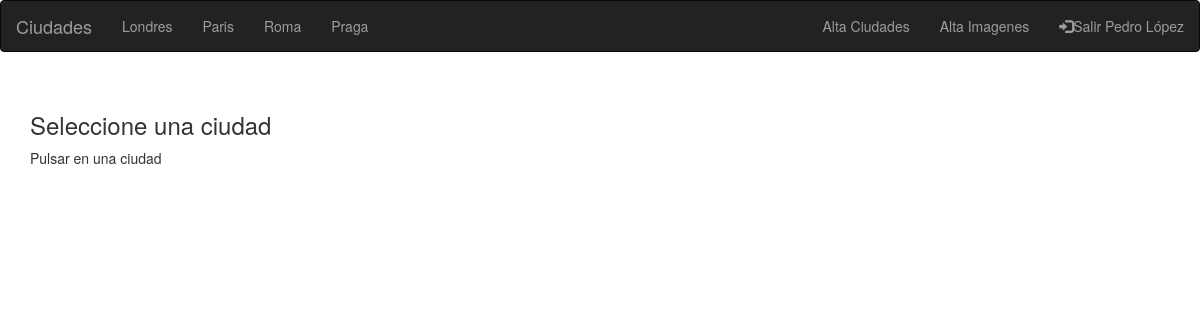
Page /index.php (signed in) on the committed database.
### tables this page shows
CREATE TABLE `tbciudades` (
  `id` int(3) NOT NULL,
  `ciudad` varchar(200) NOT NULL,
  `descripcion` varchar(800) NOT NULL,
  `activo` tinyint(1) NOT NULL
);

### dameCiudades.php (called while the page is built, shortened)
<?php
$servername = "localhost";
$username = "root";
$password = "";
$dbname = "ciudades";;
    try {
        $conn = new PDO("mysql:host=$servername;dbname=$dbname", $username, $password);
        $conn->setAttribute(PDO::ATTR_ERRMODE, PDO::ERRMODE_EXCEPTION);
        $sql="SELECT id,ciudad, descripcion,activo FROM tbciudades";
        $stmt = $conn->prepare($sql);
        $stmt->execute();
        $stmt->setFetchMode(PDO::FETCH_ASSOC);
        $ListaCiudades=$stmt->fetchAll();
    }
    catch(PDOException $e) {
        echo "Error: " . $e->getMessage();
    }
?>

### menu.php (the view, shortened to what this page needs)
<nav class="navbar navbar-inverse">
  <div class="container-fluid">
    <div class="navbar-header">
      <a class="navbar-brand" href="index.php">Ciudades</a>
    </div>
    <ul class="nav navbar-nav">
      <?php
       if (isset($_SESSION["UsuarioValidado"])){
        for ($contador=0;$contador<count($ListaCiudades);$contador++){
          if ($ListaCiudades[$contador]['activo']==1){
            echo '<li>';
              echo '<a href="index.php?c=' . $ListaCiudades[$contador]['id'] . '">' . $ListaCiudades[$contador]['ciudad'] . '</a>';
            echo '</li>';
          }
        }
      }
      ?>
    </ul>
    <ul class="nav navbar-nav navbar-right">
      <?php if(isset($_SESSION["UsuarioValidado"])) {  ?>
      <li><a href="adminCiudades.php">Alta Ciudades</a></li>
      <li><a href="adminImagenes.php">Alta Imagenes</a></li>
      <?php } ?>
     <?php if (!isset($_SESSION["UsuarioValidado"])){?>
      <li><a href="entrar.php"><span class="glyphicon glyphicon-log-in"></span> Login</a></li>
    <?php }else { ?>
 <li><a href="salir.php"><span class="glyphicon glyphicon-log-in"></span>Salir <?php echo $_SESSION["UsuarioValidado"][0]['nombreCompleto']; ?></a></li>
 <?php }  ?>
    </ul>
  </div>
</nav>

### rows in the picture
tbciudades: ciudad "Londres"
tbciudades: ciudad "Paris"
tbciudades: ciudad "Roma"
tbciudades: ciudad "Praga"

### other values in the picture
$_SESSION["UsuarioValidado"][0]['nombreCompleto'] "Pedro López"
